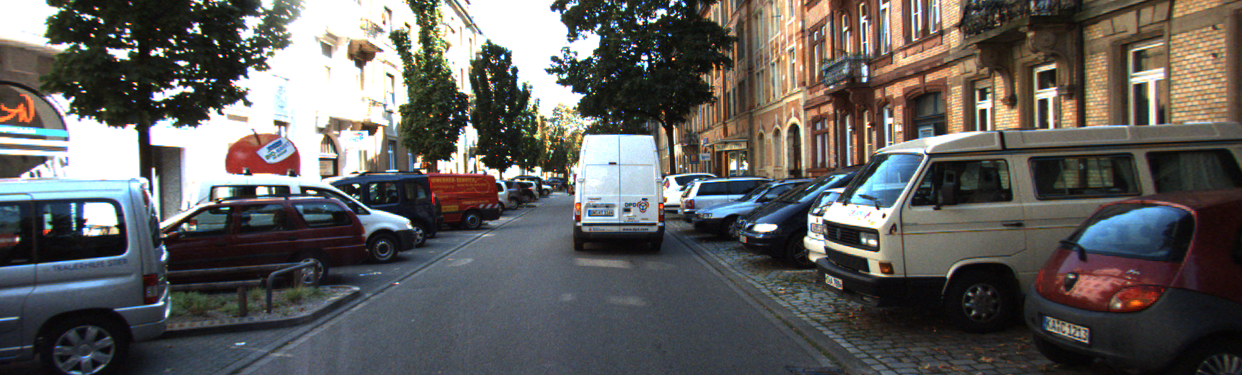
#> input picture TP1/rgb_img.png, 1242 x 375 px
$ jupyter execute 'TP1-espaces chromatiques.ipynb'
#> lines starting #> are read from the running program, lines starting #| are printed output that depends on the picture
[cell 1]
import cv2 as cv
import numpy as np
import matplotlib.pyplot as plt

[cell 2]
img = cv.cvtColor(cv.imread("rgb_img.png"), cv.COLOR_BGR2RGB)
plt.imshow(img)

[cell 3]
imgGray = cv.cvtColor(img, cv.COLOR_RGB2GRAY)
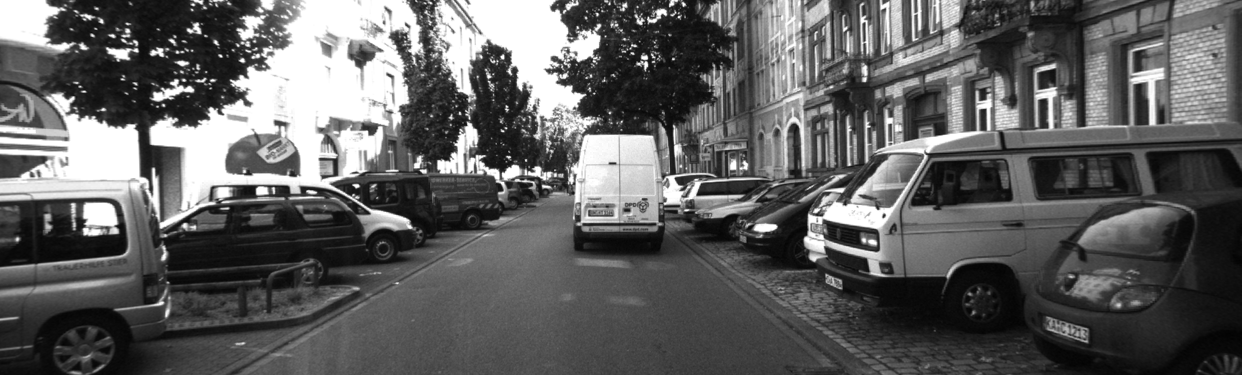
#> imgGray: shape (375, 1242); min 2, max 255, mean 95.3
plt.imshow(imgGray, cmap='gray')

[cell 4]
(R,G,B) = cv.split(img)
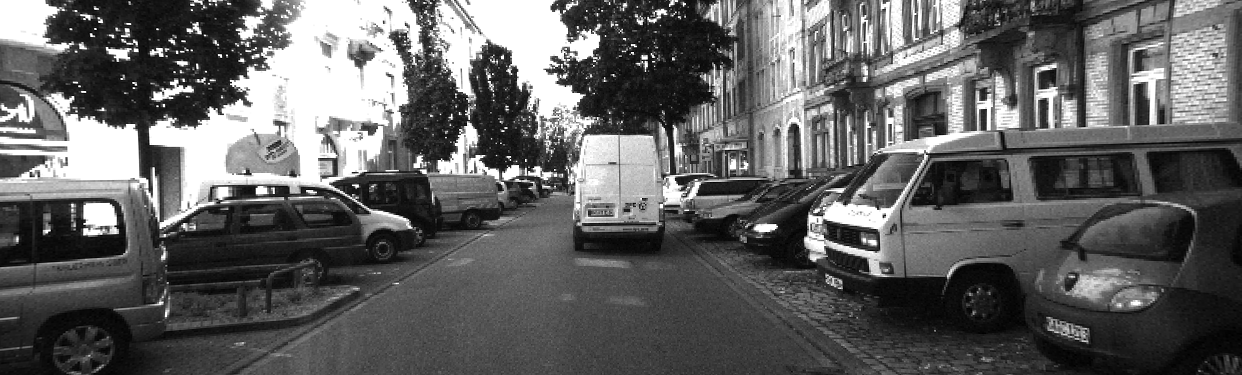
#> R: shape (375, 1242); min 0, max 255, mean 96.8
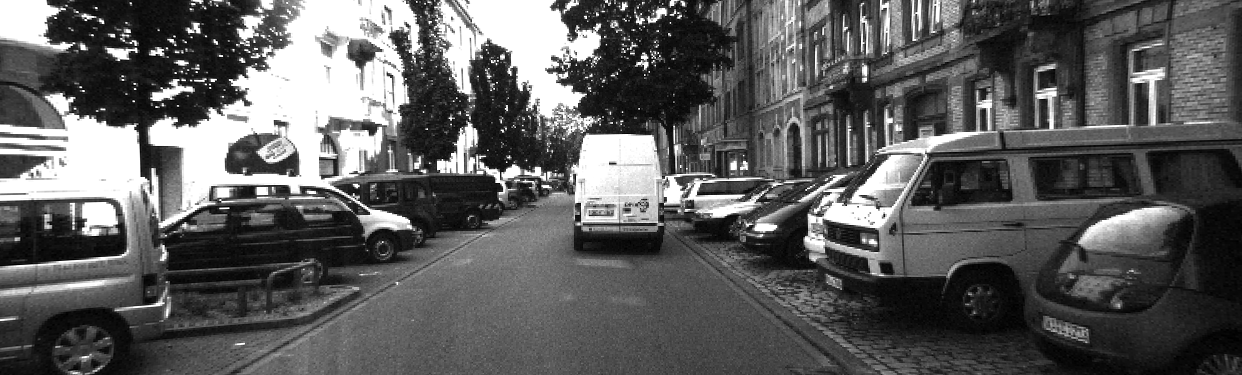
#> B: shape (375, 1242); min 0, max 255, mean 92.8
plt.imshow(B,cmap='gray')
